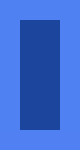

The image is a tile-based game level rendered from a .tmx file. Its description and source (layers, tilesets, objects; grid data summarised) follow:
An orthogonal 80x150 tile map with 1x1 px tiles, 1 tile layer (Background), 2 tilesets.

<map version="1.10" tiledversion="1.10.2" orientation="orthogonal" renderorder="right-down" width="80" height="150" tilewidth="1" tileheight="1" infinite="0" nextlayerid="2" nextobjectid="1">
 <tileset firstgid="1" source="Browser Games - Google Snake Game - Snake Pixel.tsx" />
 <tileset firstgid="172105" source="../img/Browser Games - Google Snake Game - Snake Pixel.tsx" />
 <layer id="1" name="Background" width="80" height="150">
  <data>[12000 cells, 12000 non-empty, 7 distinct tile ids]</data>
 </layer>
</map>
